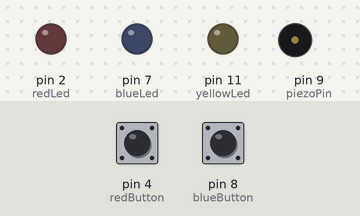
Bench run of a sketch on a simulated Arduino Uno, built with avr-gcc and run on an emulated ATmega328P. Shown: output pins drawn as LEDs (lit = HIGH), buzzer (waves = sounding). The inputs (shaded band) are chosen by the test bench; at power-on: pin 8 (blueButton) LOW, pin 4 (redButton) LOW. Random numbers use the default seed unless the sketch sets one.

Above: at 16.3 s.
16.4 s: pin 8 (blueButton) pulled HIGH for 3 s
At 16.9 s:
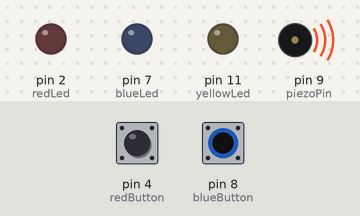
At 17.9 s:
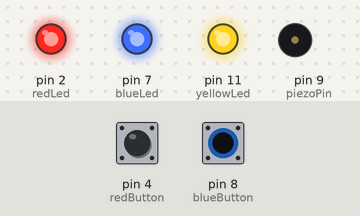
Timing chart, 0 to 28.9 s (numbered marks = the images above; inputs shaded):
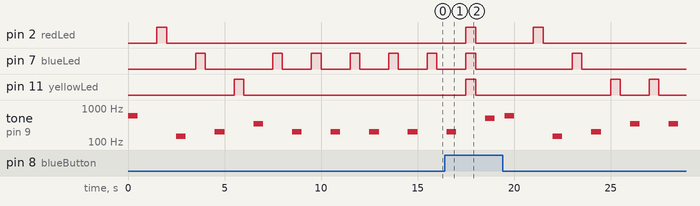

Measured:
- after the input at 16.4 s, pin 2 (redLed): alternates HIGH for 0.50 s and LOW for 3.0 s, 4 changes in all, then stays LOW, starting after 1.1 s
- by itself, tone on pin 9 (piezoPin): plays 600 Hz for 0.50 s, 150 Hz for 0.50 s, 200 Hz for 0.50 s, 350 Hz for 0.50 s, 200 Hz for 0.50 s, 200 Hz for 0.50 s … (8 notes in this stretch)

The sketch:

SimonGame.ino
```cpp
//Indicates where each of the components are connected
//	to which arduino pin
const int piezoPin = 9;
const int redLed = 2;
const int redButton = 4;
const int blueButton = 8;
const int blueLed = 7;
const int yellowLed = 11;
const int yellowButton = 12;
const int redTone = 150;
const int blueTone = 200;
const int yellowTone = 350;
const int startGameTone = 600;
const int failGameTone = 500;

// Boolean to indicate when the game is over
bool playing = true;

//Sets up each pin to be either a output or an input
void setup() {
    pinMode(redLed, OUTPUT);
    pinMode(blueLed, OUTPUT);
    pinMode(yellowLed, OUTPUT);

  	pinMode(redButton, INPUT);
    pinMode(blueButton, INPUT);
    pinMode(yellowButton, INPUT);

    pinMode(piezoPin, OUTPUT);

}


void loop() {


  //Array for the users input
  int userInput[20];

  //The position of the game
  int gamePosition;

  // If any of the buttons are pressed
  if (buttonPressed(redButton) || buttonPressed(blueButton) || buttonPressed(yellowButton)) {

    //Start the game introduction
    startGame();

    //Set playing to true
    playing = true;

    //Set game position to 0
    gamePosition = 0;

    //While the game is less than 20 sequences and the user is still playing
    while ( (gamePosition < 20) && (playing)) {

      	// holds the random led
    	int randomLed;

      	//Set the random led from 1 to 3
        randomLed = random(1, 4);

      	//The userinput at the game level is the button for the led
        userInput[gamePosition] = chooseLed(randomLed);

      	//play the sequence up to where the game level
        for (int i = 0; i < gamePosition; i++) {
        	playSequence(userInput[i]);
          }

      	// the sequence if the game and while still playing
        for (int j = 0; (j < gamePosition) && playing; j++) {

          	//Wait for the user to press a button
        	while (!buttonPressed(redButton) && !buttonPressed(blueButton) && !buttonPressed(yellowButton)) {}

          	// If the button pressed is incorrect
            if (!buttonPressed(userInput[j])) {

              	//Indicate the game is over and set playing to false
            	gameOver();
              	playing = false;

            }
          	else {

              	//Play the of the user input
           		 playSequence(userInput[j]);

           	}
          }

      	// Move the game position 1 more level
          gamePosition++;
        }


    }
}


//To indicate the game is over all the leds flash at once
// and then the buzzer sounds for 2 seconds
void gameOver() {
  	//Turn all the leds on
    digitalWrite(redLed, HIGH);
    digitalWrite(blueLed, HIGH);
    digitalWrite(yellowLed, HIGH);
    delay(500); // Wait for .5 seconds

  	//Turn all the leds off
    digitalWrite(redLed, LOW);
    digitalWrite(blueLed, LOW);
    digitalWrite(yellowLed, LOW);
    delay(500);
    tone(piezoPin, failGameTone, 2000); // buzz the buzzer for 2 seconds
    delay(500); //wait for .5 seconds
    noTone(piezoPin); //Turn buzzer off
    delay(500);
}
//To indicate the game started the buzzzer goes off and then
//each led lights with its corresponding tone
void startGame() {
    //Buzz the buzzer
  	tone(piezoPin, startGameTone);
    delay(500); // Wait for .5 seconds
    noTone(piezoPin); //Turn buzzer off
    delay(500);
    delay(500);
  	//Light each led on and sound their tone
  	lightLed(redLed, redTone);
   	lightLed(blueLed, blueTone);
    lightLed(yellowLed, yellowTone);

}

//Returns True/False if the specific button is pressed
bool buttonPressed(int buttonPin) {

  	bool read = false;
  //If the button reads LOW then it is pressed
  if (digitalRead(buttonPin) == LOW) {
        read = true;
    }

    return read;
}

//Returns the button that corresponds with the led
int chooseLed(int led) {

    switch (led) {
        case 1:
            return redButton;
            break;
        case 2:
            return blueButton;
            break;
        case 3:
            return yellowButton;
            break;
    }

}

//Based on the button play the led that corresponds with it
void playSequence(int sequence)
{
   switch (sequence) {
        case redButton:
            lightLed(redLed, redTone);
            break;
        case blueButton:
            lightLed(blueLed, blueTone);
            break;
        case yellowButton:
           lightLed(yellowLed, yellowTone);
            break;
    }
}

//Lights the led and play the tone
void lightLed(int led, int playTone)
{

   digitalWrite(led, HIGH);
     delay(500);
    digitalWrite(led, LOW);
     delay(500);
  tone(piezoPin, playTone);
     delay(500);
    noTone(piezoPin);
     delay(500);
}
```
